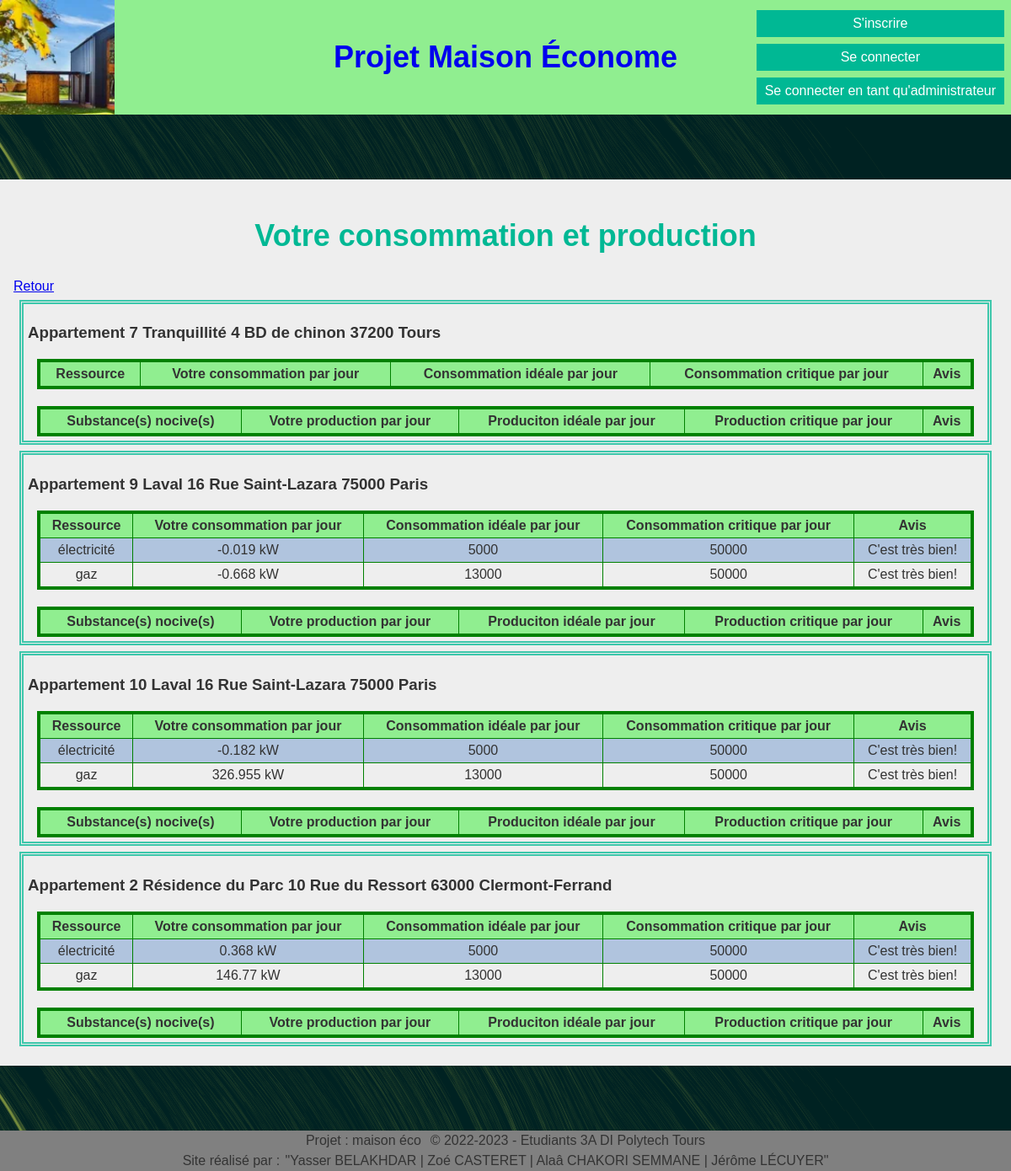
Screenshot of /administration/gererConso.php with the database file from the repository.
### tables this page shows
CREATE TABLE Appartement(
   idAppartement INT AUTO_INCREMENT,
   numAppart INT,
   degreSecurite INT NOT NULL,
   typeAppart INT NOT NULL,
   idPropriete INT NOT NULL,
   PRIMARY KEY(idAppartement),
   FOREIGN KEY(degreSecurite) REFERENCES TypeSecurite(degreSecurite),
   FOREIGN KEY(typeAppart) REFERENCES TypeAppartement(typeAppart),
   FOREIGN KEY(idPropriete) REFERENCES Propriete(idPropriete)
);

CREATE TABLE Appareil(
   idAppareil INT AUTO_INCREMENT,
   nomAppareil VARCHAR(50)  NOT NULL,
   emplacement VARCHAR(200) ,
   idTypeAppareil INT NOT NULL,
   idPiece INT NOT NULL,
   PRIMARY KEY(idAppareil),
   FOREIGN KEY(idTypeAppareil) REFERENCES TypeAppareil(idTypeAppareil),
   FOREIGN KEY(idPiece) REFERENCES Piece(idPiece)
);

### WEB/administration/gererConso.php (the view, shortened to what this page needs)
<!DOCTYPE html>
 <html lang="fr">
 <head>
    <?php require "../common/header.php"; ?>
    <h2>Votre consommation et production</h2>
    <a href="../Page_accueil/Page_accueil.php">Retour</a>
    <?php
    $req = 'SELECT idAppartement, numAppart, numeroRue, nomRue, codePostal, nomVille, nomPropriete,
                    DATEDIFF(DATE(datefinprop),DATE(datedebutprop)) AS dayDebutFin,
                    DATEDIFF(DATE(NOW()),DATE(datedebutprop)) AS dayDebutCurrent
    FROM Appartement NATURAL JOIN ProprieteAdresse NATURAL JOIN Proprietaire';
    $data = $bdd->query($req);
    foreach ($data as $ligne) {
        echo "<div class=\"appart\">
                <h3>";
        if ($ligne['numAppart'] != NULL) echo "Appartement {$ligne['numAppart']} ";
        if ($ligne['nomPropriete'] != NULL) {
            $nomPropriete = $ligne['nomPropriete'];
            echo "$nomPropriete ";
        }
        echo "{$ligne['numeroRue']} {$ligne['nomRue']} {$ligne['codePostal']} {$ligne['nomVille']}</h3>";
        $req2 = "SELECT idAppareil, libTypeRessource, valCritiqueConsoAppart, valIdealeConsoAppart, quantiteAllume, HOUR(CURRENT_TIME) AS hourCurrent
                FROM TypeRessource NATURAL JOIN Consommer NATURAL JOIN TypeAppareil NATURAL JOIN Appareil NATURAL JOIN Piece
                WHERE idAppartement = {$ligne['idAppartement']}
                GROUP BY libTypeRessource, valCritiqueConsoAppart, valIdealeConsoAppart";
        $data2 = $bdd->query($req2);
        echo "<table>
                <tbody>
                    <tr class=\"titre\">
                        <td>Ressource</td>
                        <td>Votre consommation par jour</td>
                        <td>Consommation idéale par jour</td>
                        <td>Consommation critique par jour</td>
                        <td>Avis</td>
                    </tr>";
        foreach ($data2 as $ligne2) {
            $req3 = "SELECT DAY(dateOff) AS dayOff, HOUR(TIME(dateOff)) AS hourOff, DAY(dateOn) AS dayOn, HOUR(TIME(dateOn)) AS hourOn
                    FROM HistoriqueConsommation NATURAL JOIN Appareil
                    WHERE idAppareil = {$ligne2['idAppareil']}";
            $data3 = $bdd->query($req3);
            $somme = 0;
            $jour = 0;
            foreach ($data3 as $ligne3) {
                if ($ligne3['dayOff'] != NULL) {
                    $jour += ($ligne3['dayOff'] - $ligne3['dayOn'])*24;
                    $somme += ($ligne3['hourOff'] - $ligne3['hourOn']);
                }
                else
                    $jour += ($ligne['dayDebutCurrent'] - $ligne3['dayOn'])*24;
                    $somme += ($ligne2['hourCurrent'] - $ligne3['hourOn']);
            }
            $somme = ($somme+$jour)*$ligne2['quantiteAllume'];
            if ($ligne['dayDebutFin'] != NULL) {
                $somme = $somme/((int)$ligne['dayDebutFin']*24);
            }
            else {
                $somme = $somme/((int)$ligne['dayDebutCurrent']*24);
            }
            $libTypeRessource = $ligne2['libTypeRessource'];
            echo "<tr>
                    <td>$libTypeRessource</td>
                    <td>".round($somme,3)." kW</td>
                    <td>{$ligne2['valIdealeConsoAppart']}</td>
                    <td>{$ligne2['valCritiqueConsoAppart']}</td>";
            if ($ligne2['valIdealeConsoAppart']+5 >= $somme) echo "<td class=\"vert\">C'est très bien!</td>";
            else if ($ligne2['valCritiqueConsoAppart']-5 > $somme) echo "<td class=\"orange\">C'est moyen</td>";
            else echo "<td class=\"rouge\">C mauvais!</td>";
            echo "</tr>";
        }
        echo "</tbody>
            </table>";
        echo "<table>
                <tbody>
                    <tr class=\"titre\">
                        <td>Substance(s) nocive(s)</td>
                        <td>Votre production par jour</td>
                        <td>Produciton idéale par jour</td>
                        <td>Production critique par jour</td>
                        <td>Avis</td>
                    </tr>";
        echo "</tbody>
            </table>
            </div>";
    }
    ?>
 </body>
 <?php require "../common/footer.php"; ?>
</html>

### WEB/common/style/main.css (style rules this page uses)
html { height: 100%; }
body { font-family: Arial, sans-serif; color: #333; background-color: #eee; margin: 0; min-height: 100%; display: flex; flex-direction: column; }
h2 { font-size: 36px; text-align: center; color: #00b894; }
table { margin: 20px auto auto auto; table-layout: auto; width: 98%; border-collapse: collapse; border: solid green 4px; text-align: center; }
table tr:not(.titre):nth-child(even) { background: lightsteelblue; }
table .titre { font-weight: bold; background: lightgreen; }
table td:not(.ignore) { border: solid green 1px; padding: 5px; }
.appart { border: double #3dc7ab 5px; margin: 7px; padding: 5px; }

### rows the page displays
appartement: numAppart "7", nomPropriete "Tranquillité", numeroRue "4", nomRue "BD de chinon", codePostal "37200", nomVille "Tours"
appartement: numAppart "9", nomPropriete "Laval", numeroRue "16", nomRue "Rue Saint-Lazara", codePostal "75000", nomVille "Paris"
appareil: libTypeRessource "électricité", somme "-0.019", valIdealeConsoAppart "5000", valCritiqueConsoAppart "50000"
appareil: libTypeRessource "gaz", somme "-0.668", valIdealeConsoAppart "13000", valCritiqueConsoAppart "50000"
appartement: numAppart "10", nomPropriete "Laval", numeroRue "16", nomRue "Rue Saint-Lazara", codePostal "75000", nomVille "Paris"
appareil: libTypeRessource "électricité", somme "-0.182", valIdealeConsoAppart "5000", valCritiqueConsoAppart "50000"
appareil: libTypeRessource "gaz", somme "326.955", valIdealeConsoAppart "13000", valCritiqueConsoAppart "50000"
appartement: numAppart "2", nomPropriete "Résidence du Parc", numeroRue "10", nomRue "Rue du Ressort", codePostal "63000", nomVille "Clermont-Ferrand"
appareil: libTypeRessource "électricité", somme "0.368", valIdealeConsoAppart "5000", valCritiqueConsoAppart "50000"
appareil: libTypeRessource "gaz", somme "146.77", valIdealeConsoAppart "13000", valCritiqueConsoAppart "50000"
